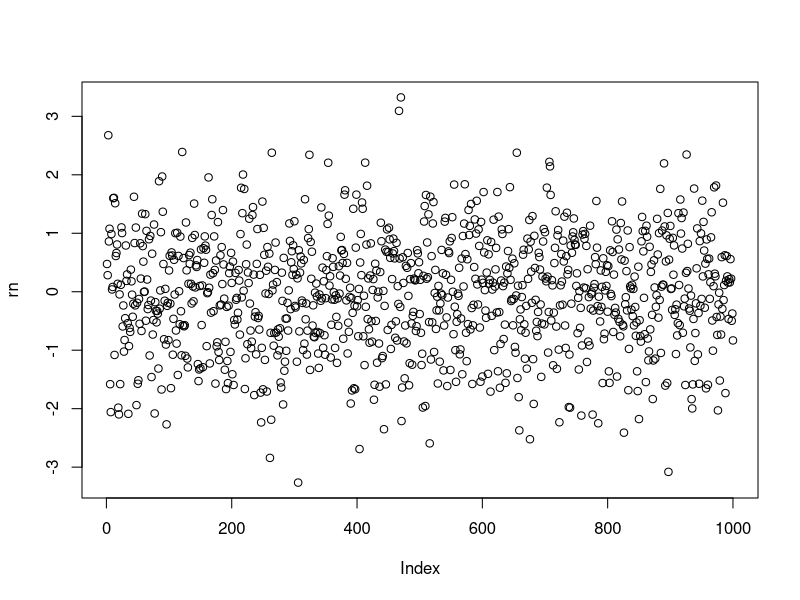

Write R code to recreate this figure. (Note: this script raises an error after producing the figure.)
# put rnorm into one variable
rn <- rnorm(1000)

# this works
# add a nice plot
plot(rn)

# add more plots
hist(rns)

# also more draw work well
hist(rn)

# multiply
rn*10 


# multiply
rn*100 

# multiply
rn*1000

rn*100000
